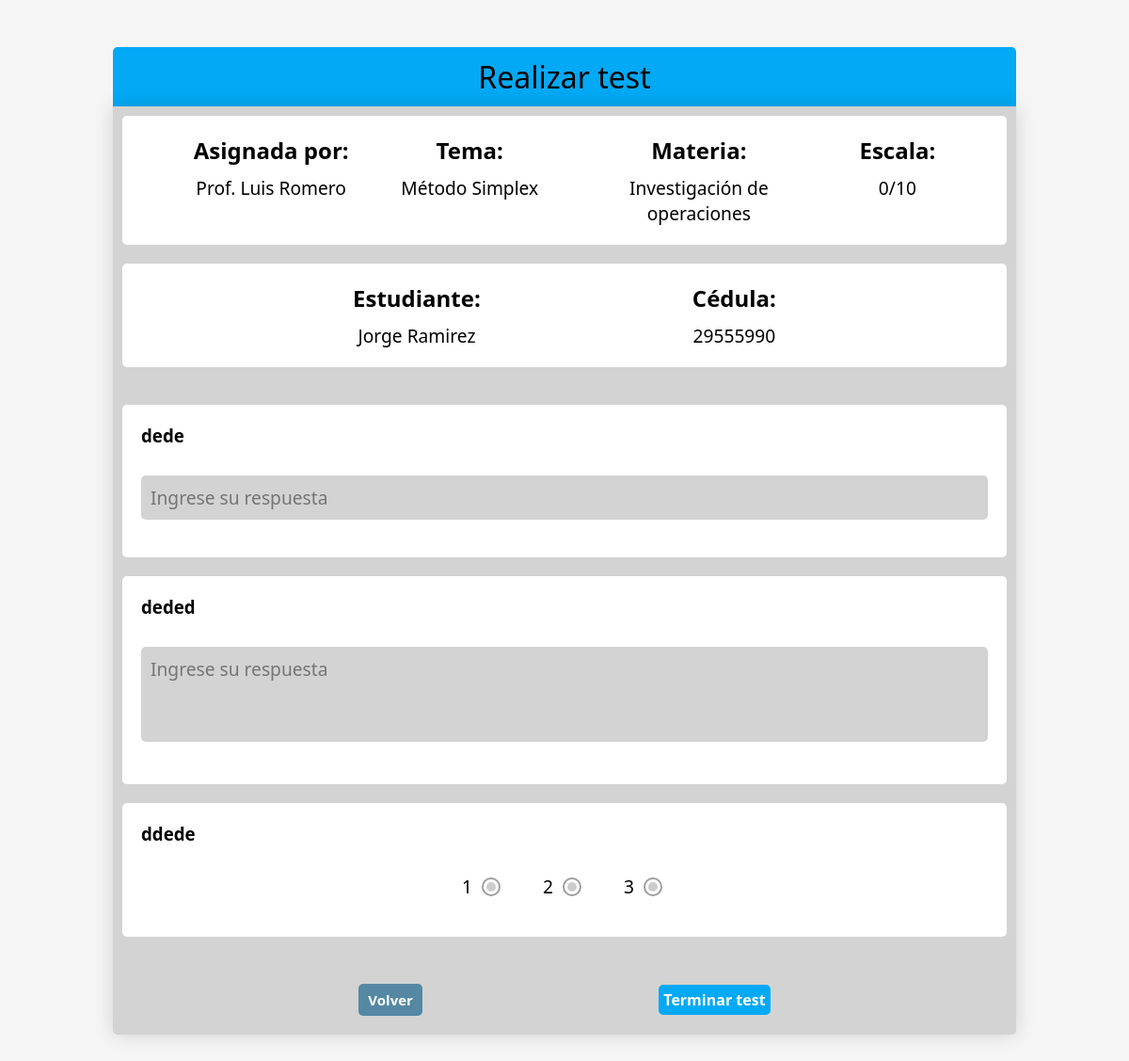
The app's page /Views/pages/tests/test_realizar.php?id_test=29 (signed in) with its own data.
### tables this page shows
CREATE TABLE `tests` (
  `id_test` int(11) NOT NULL,
  `tema` text NOT NULL,
  `fecha_limite` date NOT NULL,
  `escala` float NOT NULL,
  `id_mat` int(11) NOT NULL,
  `id_usu` int(11) NOT NULL
);

CREATE TABLE `usuarios` (
  `id_usu` int(11) NOT NULL,
  `nom_usu` varchar(100) NOT NULL,
  `ced_usu` varchar(20) NOT NULL,
  `id_rol` int(11) NOT NULL,
  `contra_usu` varchar(100) NOT NULL
);

CREATE TABLE `materias` (
  `id_mat` int(11) NOT NULL,
  `materia` varchar(100) NOT NULL
);

CREATE TABLE `preguntas` (
  `id_preg` int(11) NOT NULL,
  `pregunta` text NOT NULL,
  `tipo_preg` varchar(100) NOT NULL,
  `id_test` int(11) NOT NULL
);

CREATE TABLE `resp_radio` (
  `id_resp_radio` int(11) NOT NULL,
  `resp_radio` text NOT NULL,
  `seleccionada` tinyint(1) NOT NULL,
  `id_preg` int(11) NOT NULL
);

### Models/base_datos.php (called while the page is built)
<?php
class Base_datos
{
	private static $host = 'localhost';
	private static $db = 'testsapp';
	private static $user = 'root';
	private static $password = '';
	private static $charset = "utf8";
	public static function connect()
	{
		try {
			$con = new PDO("mysql:host=" . self::$host . ";dbname=" . self::$db . ";charset=" . self::$charset, self::$user, self::$password);
			$con->setAttribute(PDO::ATTR_ERRMODE, PDO::ERRMODE_EXCEPTION);
			return $con;
		} catch (PDOException $e) {
			print_r("Error de conexion: " . $e->getMessage());
			echo "Linea del error" . $e->getLine();
		}
	}
}

### Controllers/test_controller.php (called while the page is built, shortened)
<?php
class Test_controller
{
    private $tests;
    public function __construct()
    {
        require("../../../Models/test_model.php");
        $this->tests = new Test;
    }
    public function listar_pregs($id_test)
    {
        $this->tests->set("id_test", $id_test);
        $datos = $this->tests->index_pregs();
        return $datos;
    }
    public function listar_resps_radio($id_preg)
    {
        $this->tests->set("id_preg", $id_preg);
        $datos = $this->tests->index_resps_radio();
        return $datos;
    }
    public function ver($id_test)
    {
        $this->tests->set("id_test", $id_test);
        $info_test = $this->tests->view();
        return $info_test;
    }
}

### Models/test_model.php (called while the page is built, shortened)
<?php
class Test
{
    private $id_test;
    private $id_preg;
    private $con;
    public function __construct()
    {
        require("base_datos.php");
        $this->con = Base_datos::connect();
    }
    public function index_pregs()
    {
        $sql = "SELECT * FROM preguntas WHERE id_test=:id_test";
        $datos = $this->con->prepare($sql);
        $datos->execute([":id_test" => $this->id_test]);
        return $datos;
    }
    public function index_resps_radio()
    {
        $sql = "SELECT * FROM resp_radio WHERE id_preg=:id_preg";
        $datos = $this->con->prepare($sql);
        $datos->execute([":id_preg" => $this->id_preg]);
        return $datos;
    }
    public function view()
    {
        $sql = "SELECT * FROM materias RIGHT OUTER JOIN tests ON materias.id_mat=tests.id_mat LEFT OUTER JOIN usuarios ON tests.id_usu=usuarios.id_usu WHERE id_test=:id_test";
        $datos = $this->con->prepare($sql);
        $datos->execute([":id_test" => $this->id_test]);
        $row = $datos->fetch(PDO::FETCH_ASSOC);
        return $row;
    }
}

### Views/pages/tests/test_realizar.php (the view, shortened to what this page needs)
<?php
require("../../../Controllers/test_controller.php");
$datos = new Test_controller();
$info_test = $datos->ver($_GET['id_test']);
$pregs = $datos->listar_pregs($_GET['id_test']);
?>
<!DOCTYPE html>
<html lang="en">
<head>
    <link rel="stylesheet" href="../../css/general.css">
    <link rel="stylesheet" href="../../css/test_config.css?v=<?php echo (rand()); ?>" />
</head>
<body>
    <header>Realizar test</header>
    <div class="contenedor">
        <div class='contenedor_participante'>
            <div class="info_test">
                <h2>Asignada por:</h2>
                <span>Prof. <?php echo $info_test['nom_usu'] ?></span>
            </div>
            <div class="info_test">
                <h2>Tema:</h2>
                <span><?php echo $info_test['tema'] ?></span>
            </div>
            <div class="info_test">
                <h2>Materia:</h2>
                <span><?php echo $info_test['materia'] ?></span>
            </div>
            <div class="info_test">
                <h2>Escala:</h2>
                <span>0/<?php echo $info_test['escala'] ?></span>
            </div>
        </div>
        <div class='contenedor_participante' style="margin-top: -20px;">
            <div class="info_test">
                <h2>Estudiante:</h2>
                <span><?php echo $_SESSION['nombre'] ?></span>
            </div>
            <div class="info_test">
                <h2>Cédula:</h2>
                <span><?php echo $_SESSION['cedula'] ?></span>
            </div>
        </div>
        <ul id="preguntas">
            <?php
            while ($preg = $pregs->fetch(PDO::FETCH_ASSOC)) {
                if ($preg['tipo_preg'] == "pregunta corta") { ?>
                    <li class='contenedor_preg contenedor_preg_corta' id_preg='<?php echo $preg['id_preg']; ?>' tipo_preg='pregunta corta' style='--animation_name_dur: aparecer 1s;'>
                        <h3 class="h3_preg"><?php echo $preg['pregunta']; ?></h3>
                        <input type='text' id='resp' name='resp' class='resp' placeholder='Ingrese su respuesta'>
                    </li>
                <?php } else if ($preg['tipo_preg'] == "pregunta parrafo") { ?>
                    <li class='contenedor_preg contenedor_par' id_preg='<?php echo $preg['id_preg']; ?>' tipo_preg='pregunta parrafo' style='--animation_name_dur: aparecer 1s;'>
                        <h3 class="h3_preg"><?php echo $preg['pregunta']; ?></h3>
                        <textarea type='text' cols='3' rows='3' id='resp' name='resp' class='resp' placeholder='Ingrese su respuesta'></textarea>
                    </li>
                <?php } else { ?>
                    <li class='contenedor_preg contenedor_par' id_preg='<?php echo $preg['id_preg']; ?>' tipo_preg='pregunta sel mul' style='--animation_name_dur: aparecer 1s;'>
                        <h3 class="h3_preg"><?php echo $preg['pregunta']; ?></h3>
                        <?php $resp_radio = $datos->listar_resps_radio($preg['id_preg']); ?>
                        <ul class='radios_lista'>
                            <?php while ($resp = $resp_radio->fetch(PDO::FETCH_ASSOC)) { ?>
                                <li class="radio_contenedor">
                                    <span><?php echo $resp['resp_radio'] ?></span>
                                    <label for="<?php echo $resp['id_resp_radio'] ?>"></label>
                                </li>
                            <?php } ?>
                        </ul>
                    </li>
                <?php } ?>
            <?php $num++;
            } ?>
        </ul>
        <div id="buttons">
            <a href="test_view.php"><button type="button" class="volver">Volver</button></a>
            <button class="guardar_test" id="guardar_test" type="button">Terminar test</button>
        </div>
    </div>
</body>
</html>

### Views/css/general.css (style rules this page uses)
* { margin: 0px; padding: 0px; box-sizing: border-box; font-family: system-ui, -apple-system, BlinkMacSystemFont, "Segoe UI", Roboto, Oxygen, Ubuntu, Cantarell, "Open Sans", "Helvetica Neue", sans-serif; }
body { background-color: whitesmoke; width: 100%; }

### Views/css/test_config.css (style rules this page uses)
header { text-align: center; margin: auto; margin-top: 50px; font-size: 2em; padding: 10px; background: #03a9f4; border-radius: 5px 5px 0px 0px; width: 80%; user-select: none; font-weight: 500; }
.contenedor { padding: 10px; margin: auto; margin-bottom: 50px; width: 80%; background: lightgray; border-radius: 0px 0px 5px 5px; box-shadow: 0 0 20px rgba(0, 0, 0, 0.15); }
#preguntas { display: flex; flex-direction: column; gap: 20px; margin-bottom: 20px; }
.contenedor_participante { list-style: none; background-color: white; padding: 20px; border-radius: 5px; font-size: 1em; margin-bottom: 40px; user-select: none; display: flex; justify-content: space-evenly; }
.contenedor_participante .info_test { max-width: 230px; overflow-x: auto; text-align: center; }
.contenedor_participante h2 { margin-bottom: 10px; }
.contenedor_participante span { font-size: 1.2em; font-weight: 500; }
.contenedor_preg { list-style: none; background-color: white; padding: 20px; padding-top: 50px; border-radius: 5px; text-align: center; font-size: 1em; position: relative; animation: var(--animation_name_dur) ease forwards; user-select: none; }
.contenedor_preg .h3_preg { text-align: left; margin-top: -30px; margin-bottom: 30px; }
textarea { resize: none; }
.contenedor_preg input[type="text"], .contenedor_preg textarea { width: 100%; margin-bottom: 20px; border-radius: 5px; padding: 10px; border: none; outline: none; font-size: 1.2em; background-color: lightgray; }
.contenedor_preg .radios_lista { display: flex; justify-content: center; align-items: center; flex-wrap: wrap; margin-block: 20px; gap: 40px; padding-inline: 20px; user-select: none; }
.contenedor_preg .radios_lista .radio_contenedor, .contenedor_preg .radios_lista .radio_contenedor_agreg { list-style: none; font-size: 1.2em; display: flex; flex-direction: row; align-items: center; position: relative; }
.contenedor_preg .radios_lista .radio_contenedor span { margin-right: 10px; }
.contenedor_preg .radios_lista .radio_contenedor label { display: inline-block; width: 20px; height: 20px; margin-right: 5px; border-radius: 50%; border: 2px solid #9e9e9e; position: relative; transition: all 0.3s ease; }
.contenedor_preg .radios_lista .radio_contenedor label:before { content: ""; display: inline-block; width: 10px; height: 10px; border-radius: 50%; background-color: #ccc; position: absolute; top: 50%; left: 50%; transform: translate(-50%, -50%); }
#buttons { display: flex; justify-content: space-evenly; align-items: center; margin-bottom: 10px; }
.volver { margin-top: 30px; border: none; outline: none; padding: 7px 10px; background-color: #5488a3; color: #fff; font-weight: bold; font-size: 15px; border-radius: 5px; cursor: pointer; transition: all 0.3s ease; }
.guardar_test { margin-top: 30px; padding: 5px; border: none; outline: none; color: #fff; background: #03a9f4; border-radius: 5px; font-weight: bold; font-size: 1em; transition: all 0.3s ease; cursor: pointer; }

### records on screen
tests: id_usu.nom_usu "Luis Romero", tema "Método Simplex", id_mat.materia "Investigación de operaciones", escala "10"
preguntas: pregunta "dede"
preguntas: pregunta "deded"
preguntas: pregunta "ddede"
resp_radio: resp_radio "1"
resp_radio: resp_radio "2"
resp_radio: resp_radio "3"

### other values on screen
$_SESSION['nombre'] "Jorge Ramirez"
$_SESSION['cedula'] "29555990"
